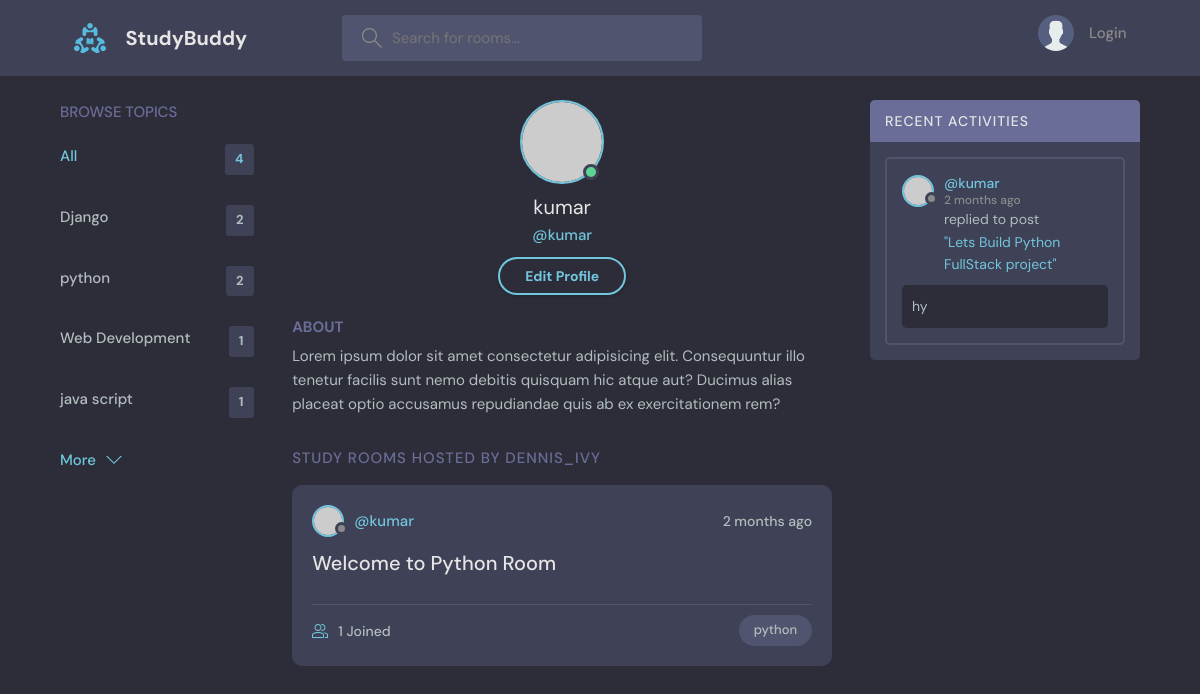
Screenshot of /user-profile/2 with the database file from the repository.
### base/models.py (models this page shows, shortened)
class Topic(models.Model):
    name = models.CharField(max_length=200)

class Room(models.Model):
    host = models.ForeignKey(User, on_delete=models.SET_NULL,null=True)
    topic = models.ForeignKey(Topic, on_delete=models.SET_NULL,null=True)
    name = models.CharField(max_length=200)
    description = models.TextField(null=True, blank=True)
    participants = models.ManyToManyField(User,related_name='participants',blank=True)
    updated = models.DateTimeField(auto_now=True)
    created = models.DateTimeField(auto_now_add=True)
    class Meta:
        ordering = ['-updated','-created']
    def __str__(self):
        return self.name

class Message(models.Model):
    user = models.ForeignKey(User, on_delete=models.CASCADE)
    room = models.ForeignKey(Room, on_delete=models.CASCADE)
    body = models.TextField()
    updated = models.DateTimeField(auto_now=True)
    created = models.DateTimeField(auto_now_add=True)
    class Meta:
        ordering = ['-updated','-created']
    def __str__(self):
        return self.body[:50]

### base/views.py (the view)
# urls.py: path('user-profile/<str:pk>',views.userProfile,name="user-profile"),
def userProfile(request,pk):
    user = User.objects.get(id=pk)
    rooms = user.room_set.all()
    room_messages = user.message_set.all()
    topics = Topic.objects.all()
    context={'user':user,'rooms':rooms, 'room_messages':room_messages,'topics':topics}
    return render(request,'base/profile.html',context)

### base/templates/base/profile.html
{% extends "main.html" %}
{% block content %}
  <main class="profile-page layout layout--3">
    <div class="container">
      {% include "base/topics_component.html" %}
      <div class="roomList">
        <div class="profile">
          <div class="profile__avatar">
            <div class="avatar avatar--large active">
              <img src="https://randomuser.me/api/portraits/men/11.jpg" />
            </div>
          </div>
          <div class="profile__info">
            <h3>{{user.username}}</h3>
            <p>@{{user.username}}</p>
            <a href="edit-user.html" class="btn btn--main btn--pill">Edit Profile</a>
          </div>
          <div class="profile__about">
            <h3>About</h3>
            <p>
              Lorem ipsum dolor sit amet consectetur adipisicing elit. Consequuntur illo tenetur
              facilis sunt nemo debitis quisquam hic atque aut? Ducimus alias placeat optio
              accusamus repudiandae quis ab ex exercitationem rem?
            </p>
          </div>
        </div>
        <div class="roomList__header">
          <div>
            <h2>Study Rooms Hosted by dennis_ivy</a>
            </h2>
          </div>
        </div>
        {% include "base/feed_component.html" %}
      </div>
      {% include "base/activity_component.html" %}
    </div>
  </main>
{% endblock content %}

### base/templates/base/topics_component.html
<div class="topics">
    <div class="topics__header">
      <h2>Browse Topics</h2>
    </div>
    <ul class="topics__list">
      <li>
        <a href="{% url 'home' %}" class="active">All <span>{{topics.count}}</span></a>
      </li>
      {% for topic in topics %}
      <li>
        <a href="{% url 'home' %}?q={{topic.name}} ">{{topic.name}} <span>{{topic.room_set.all.count}}</span></a>
      </li>
      {% endfor %}
    </ul>
    <a class="btn btn--link" href="topics.html">
      More
      <svg version="1.1" xmlns="http://www.w3.org/2000/svg" width="32" height="32" viewBox="0 0 32 32">
        <title>chevron-down</title>
        <path d="M16 21l-13-13h-3l16 16 16-16h-3l-13 13z"></path>
      </svg>
    </a>
  </div>

### base/templates/base/feed_component.html (shortened to what this page needs)
{% for room in rooms %}
<div class="roomListRoom">
    <div class="roomListRoom__header">
      <a href="{% url 'user-profile' room.host.id %}" class="roomListRoom__author">
        <div class="avatar avatar--small">
          <img src="https://randomuser.me/api/portraits/women/11.jpg" />
        </div>
        <span>@{{room.host.username}}</span>
      </a>
      <div class="roomListRoom__actions">
        <span>{{room.created|timesince}} ago</span>
      </div>
    </div>
    <div class="roomListRoom__content">
      <a href="{% url 'room' room.id %}">{{room.name}}</a>
    </div>
    <div class="roomListRoom__meta">
      <a href="{% url 'room' room.id %}" class="roomListRoom__joined">
        {{room.participants.all.count}} Joined
      </a>
      <p class="roomListRoom__topic">{{room.topic.name}}</p>
    </div>
  </div>
{% endfor %}

### base/templates/base/activity_component.html (shortened to what this page needs)
<div class="activities">
        <div class="activities__header">
          <h2>Recent Activities</h2>
        </div>
        {% for message in room_messages  %}
        <div class="activities__box">
          <div class="activities__boxHeader roomListRoom__header">
            <a href="{% url 'user-profile' message.user.id %}" class="roomListRoom__author">
              <div class="avatar avatar--small">
                <img src="https://randomuser.me/api/portraits/women/11.jpg" />
              </div>
              <p>
                @{{message.user}}
                <span>{{message.created|timesince}} ago</span>
              </p>
            </a>
          </div>
          <div class="activities__boxContent">
            <p>replied to post <a href="{% url 'room' message.room.id %}">"{{message.room}}"</a></p>
            <div class="activities__boxRoomContent">
                <p>{{message.body}}</p>
            </div>
          </div>
        </div>
        {% endfor %}
</div>

### rows the page displays
Topic: name "Django", room_set.all.count "2"
Topic: name "python", room_set.all.count "2"
Topic: name "Web Development", room_set.all.count "1"
Topic: name "java script", room_set.all.count "1"
Room: host.username "kumar", created "2 months", name "Welcome to Python Room", participants.all.count "1", topic.name "python"
Message: user "kumar", created "2 months", room "Lets Build Python FullStack project", body "hy"

### other values shown
{{ topics.count }} "4"
{{ user.username }} "kumar"
